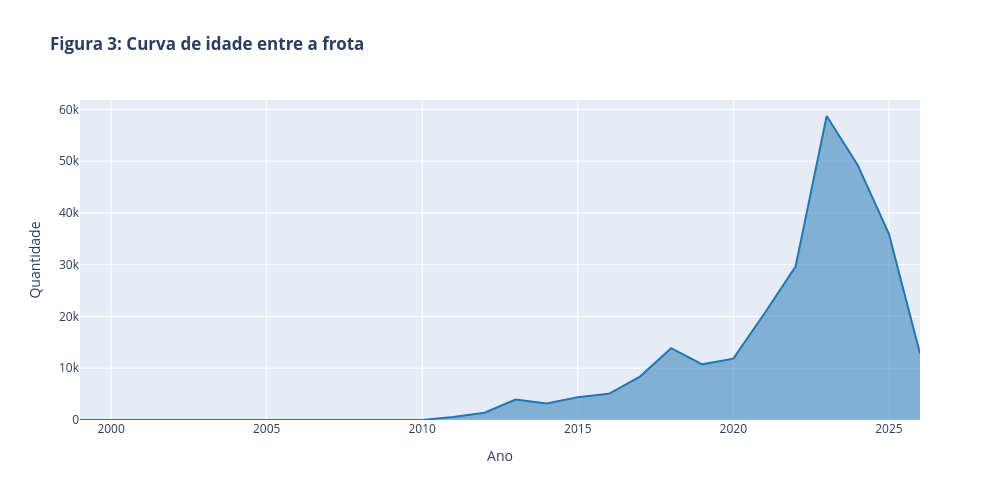

This figure's notebook cell:
### Code cell
# Agrupando por ano

evolucao_anual = df_limpo["Model Year"].value_counts().sort_index().reset_index()
evolucao_anual.columns = ["Ano", "Quantidade"]

fig = px.area(evolucao_anual, 
            x="Ano", 
            y="Quantidade",
            title="<b>Figura 3: Curva de idade entre a frota<b>", 
            width=1000, 
            height=500)
             

fig.update_traces(line_color='#1f77b4')

fig.show()

### Figure 1 — Plotly figure (JSON) as saved in the notebook; plotly's stock layout.template omitted (floating-point values rounded to 4 significant figures)
{"data": [{"fillpattern": {"shape": ""}, "hovertemplate": "Ano=%{x}<br>Quantidade=%{y}<extra></extra>", "legendgroup": "", "line": {"color": "#1f77b4"}, "marker": {"symbol": "circle"}, "mode": "lines", "name": "", "orientation": "v", "showlegend": false, "stackgroup": "1", "type": "scatter", "x": [1999, 2000, 2002, 2003, 2008, 2010, 2011, 2012, 2013, 2014, 2015, 2016, 2017, 2018, 2019, 2020, 2021, 2022, 2023, 2024, 2025, 2026], "xaxis": "x", "y": [2, 8, 1, 1, 20, 23, 589, 1395, 3961, 3210, 4389, 5061, 8383, 13863, 10752, 11857, 20564, 29620, 58714, 49221, 35972, 12848], "yaxis": "y"}], "layout": {"height": 500, "legend": {"tracegroupgap": 0}, "title": {"text": "<b>Figura 3: Curva de idade entre a frota<b>"}, "width": 1000, "xaxis": {"anchor": "y", "domain": [0, 1], "title": {"text": "Ano"}}, "yaxis": {"anchor": "x", "domain": [0, 1], "title": {"text": "Quantidade"}}}}
